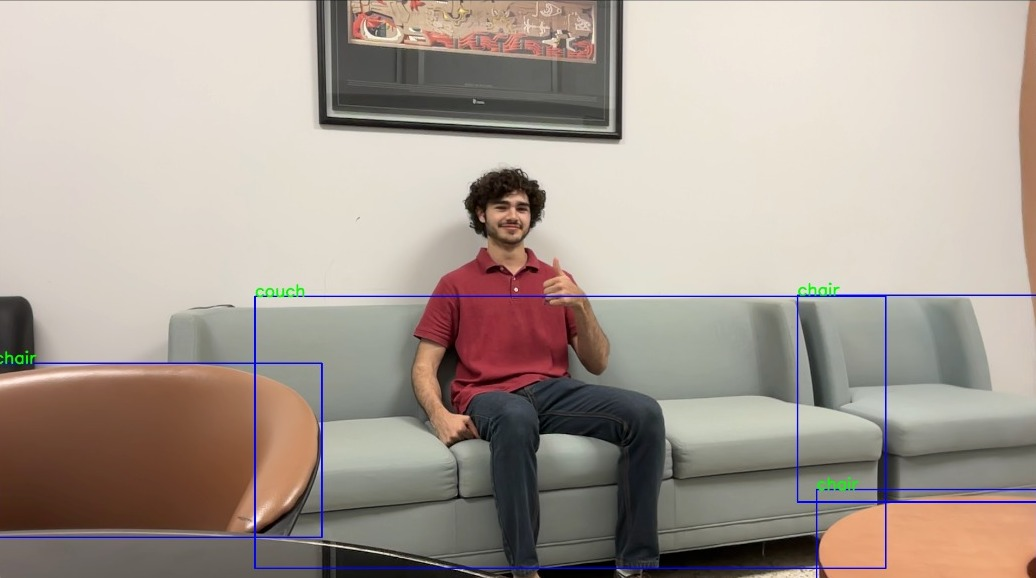
#> input picture ws/src/vision/scripts/Couch.jpeg, 1036 x 578 px, given as the content of the folder /Users/josebenvenuto/Desktop/tempo/, which was not available
$ jupyter execute create_dataset_home2024_ycb.ipynb   (text cells are left out)
#> lines starting #> are read from the running program, lines starting #| are printed output that depends on the picture; after the words box and inside, x2 and y2 are one past the last pixel; in counts of white or black regions, pixels touching at a corner belong together; pictures that were not available may be replaced by others from this repository, and a replacement may not be noted
[cell 1]
import os
import random
import json
import numpy as np
import cv2
from PIL import Image, ImageDraw, ImageEnhance, ImageFilter, ImageFont
from pycocotools import mask
import json
import yaml
import csv
import torch
import matplotlib.pyplot as plt
from pathlib import Path
import ultralytics
import time
import imutils
import argparse

[cell 2]
def remove_background(image_path, mask_path, output_path):
    # Carga la imagen y la máscara
    image = cv2.imread(image_path)
#> image is the input picture: shape (578, 1036, 3); mean B, G, R 149, 158, 169.8
    mask = cv2.imread(mask_path, cv2.IMREAD_GRAYSCALE)
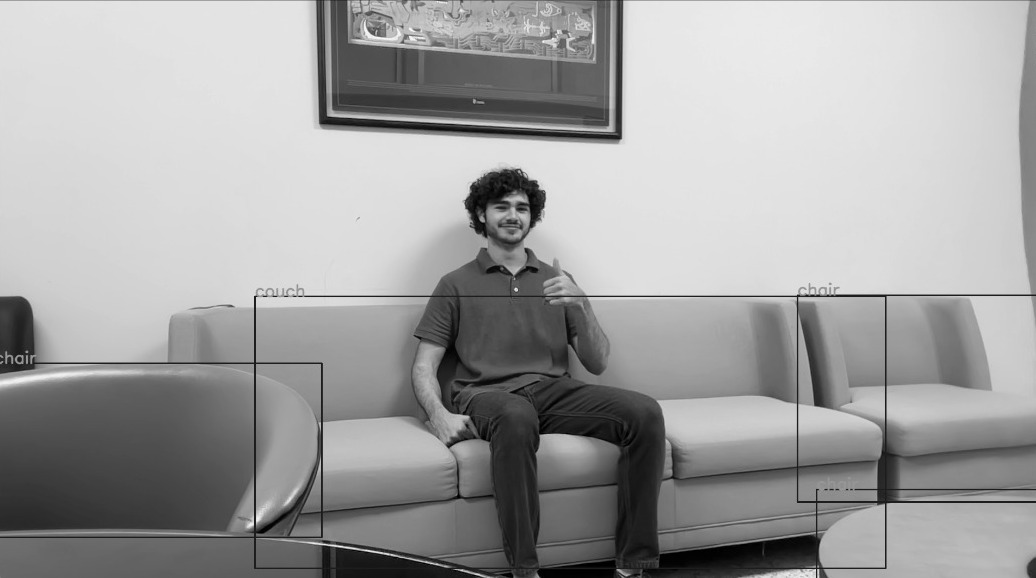
#> mask: shape (578, 1036); min 0, max 251, mean 160.5

    # Invierte la máscara
    inverted_mask = cv2.bitwise_not(mask)
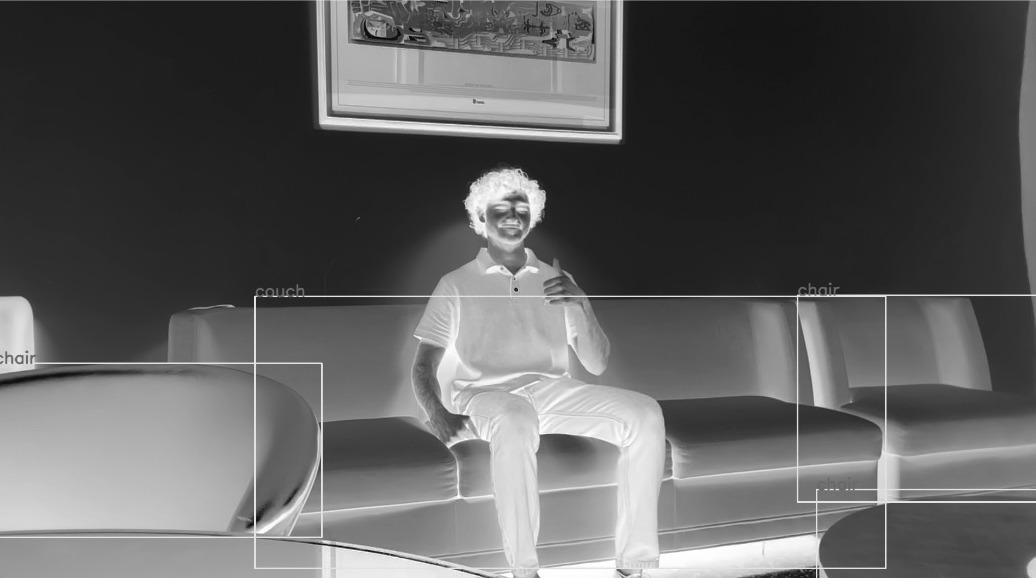
#> inverted_mask: shape (578, 1036); min 4, max 255, mean 94.5

    # threshold input image using otsu thresholding as mask and refine with morphology
    ret, pngmask = cv2.threshold(inverted_mask, 0, 255, cv2.THRESH_BINARY+cv2.THRESH_OTSU)
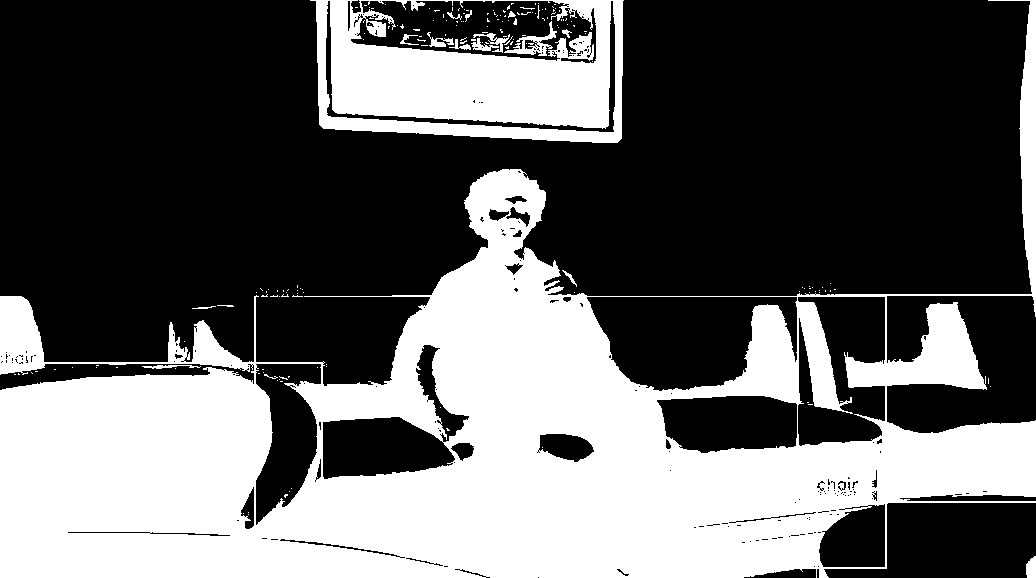
#> pngmask: shape (578, 1036); 38.7% white; 179 white regions (161 under 20 px), largest, box (x1, y1, x2, y2) and area: (0, 0, 1036, 578) 201169, (310, 0, 624, 143) 28507, (504, 21, 557, 56) 513
#> ret = 107
    kernel = np.ones((9,9), np.uint8)
    pngmask = cv2.morphologyEx(pngmask, cv2.MORPH_CLOSE, kernel)
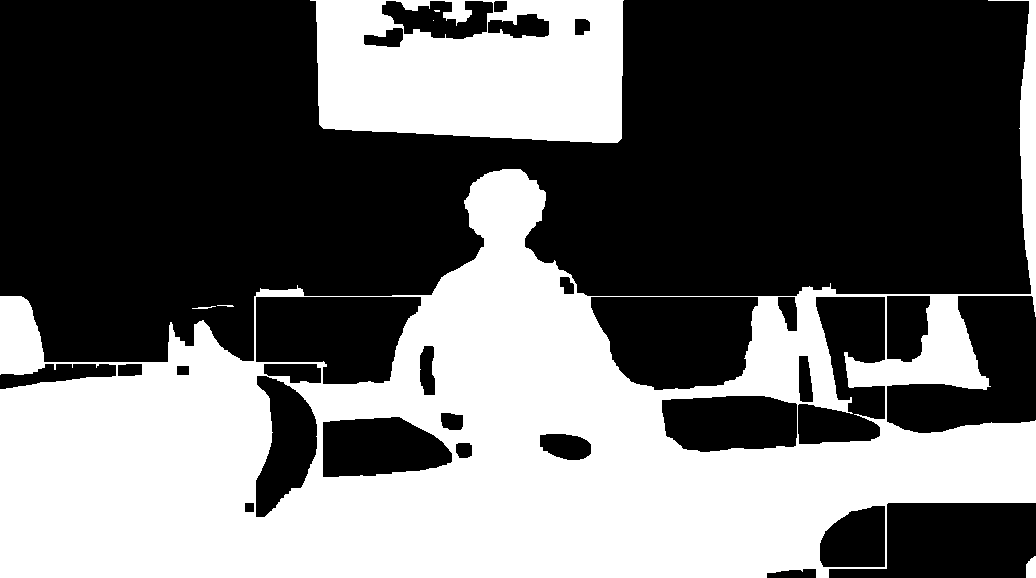
#> pngmask: shape (578, 1036); 41% white; 7 white regions (2 under 20 px), largest, box (x1, y1, x2, y2) and area: (0, 0, 1036, 578) 208456, (310, 0, 624, 143) 37035, (1026, 556, 1036, 578) 187, (192, 306, 216, 309) 35, (217, 305, 234, 307) 23
    pngmask = cv2.morphologyEx(pngmask, cv2.MORPH_OPEN, kernel)
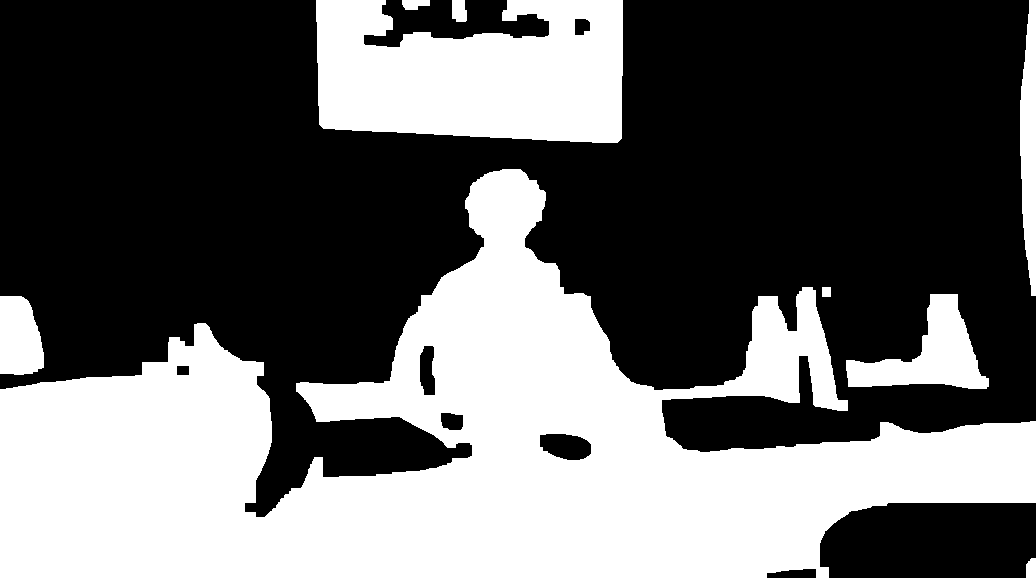
#> pngmask: shape (578, 1036); 40.4% white; 9 white regions, largest, box (x1, y1, x2, y2) and area: (0, 169, 1036, 578) 192430, (316, 0, 623, 143) 36031, (846, 294, 989, 389) 6130

    # Copia los píxeles de la imagen original a la imagen transparente solo donde la máscara es diferente de cero
    result = image.copy()
    result = cv2.cvtColor(result, cv2.COLOR_BGR2BGRA)
    result[:, :, 3] = pngmask

    # Guarda el resultado en formato PNG para preservar la transparencia
    cv2.imwrite(output_path, result, [cv2.IMWRITE_PNG_COMPRESSION, 9])

# Rutas de los archivos de entrada y salida
filepath = '/Users/josebenvenuto/Desktop/tempo/'
mask_path = '/Users/josebenvenuto/Desktop/mask/'
output_path = '/Users/josebenvenuto/Desktop/tempo/salida/.png'

imgPaths = os.listdir(filepath)

for img in imgPaths:
    image_path = filepath + img
    mask_path = mask_path + img
    output_path = filepath + img
    remove_background(image_path, mask_path, output_path)


# Remueve el fondo y guarda la imagen resultante
remove_background(image_path, mask_path, output_path)

[cell 3]
from PIL import Image
import os

datasetpath = "/home/jabv/Desktop/prueba/res/"
resultspath = "/home/jabv/Desktop/prueba/DS_res/"

#create a result folder if it doesn't exist
if not os.path.exists(resultspath):
    os.makedirs(resultspath)
    os.makedirs(resultspath+"gatos/")
    os.makedirs(resultspath+"jarra/")
    os.makedirs(resultspath+"lata/")
    os.makedirs(resultspath+"manzana/")
    os.makedirs(resultspath+"platano/")
    os.makedirs(resultspath+"silla/")


fg_folders = [
    ("gatos/"),
    ("jarra/"),
    ("lata/"),
    ("manzana/"),
    ("platano/"),
    ("silla/")
]

for folder in fg_folders:
    for filename in os.listdir(f"{datasetpath}{folder}"):
        try:
            print(f"{filename} started")
            myImage = Image.open(datasetpath+folder+filename)
            black = Image.new('RGBA', myImage.size)
#> black: PIL image 1036x578 RGBA; every value is 0
            myImage = Image.composite(myImage, black, myImage)
            #print("aqui")
            myCroppedImage = myImage.crop(myImage.getbbox())
            myCroppedImage.save(f"{resultspath}{folder}{filename}")
            print(f"{filename} done")
        except:
            print(f"{filename} failed")
            continue
print("all done")
